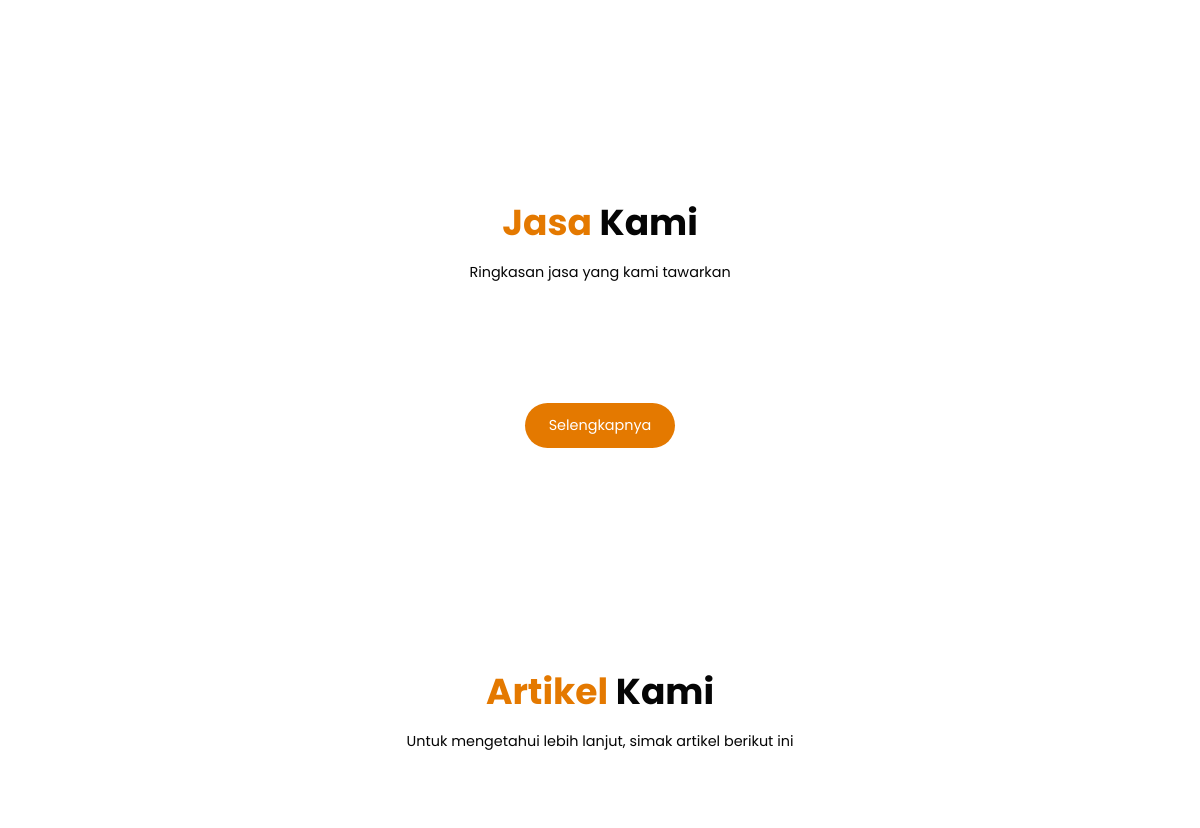
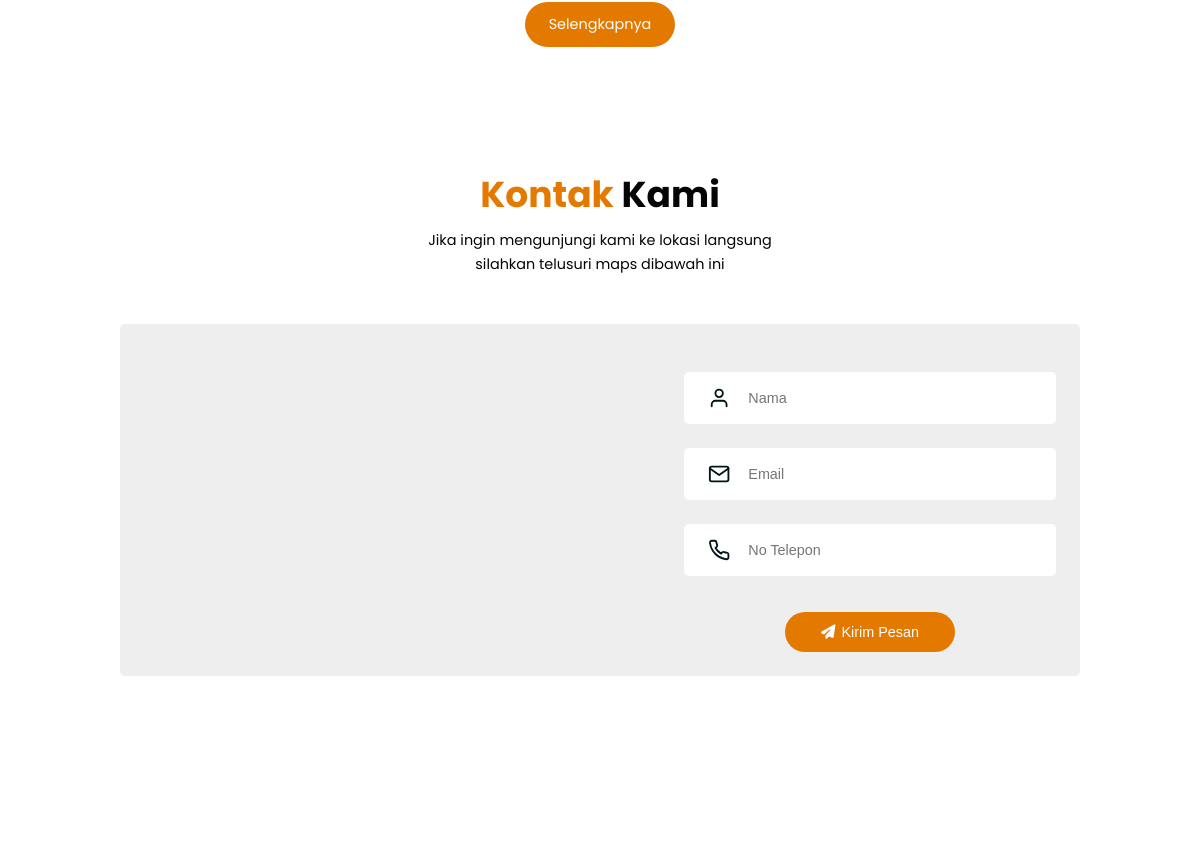
/ (middle part), run on an earlier commit of the app's database (2 pictures, top to bottom).
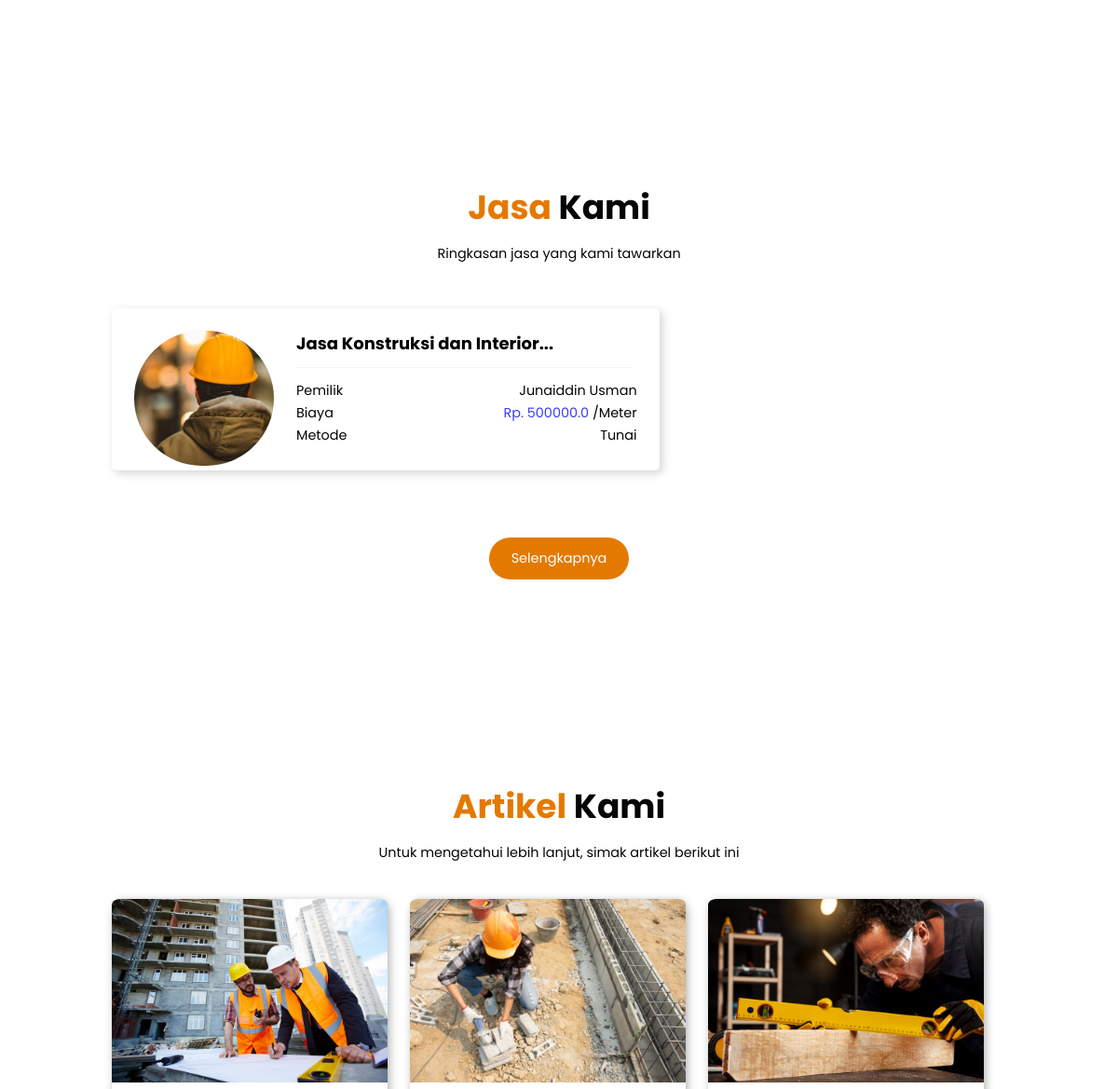
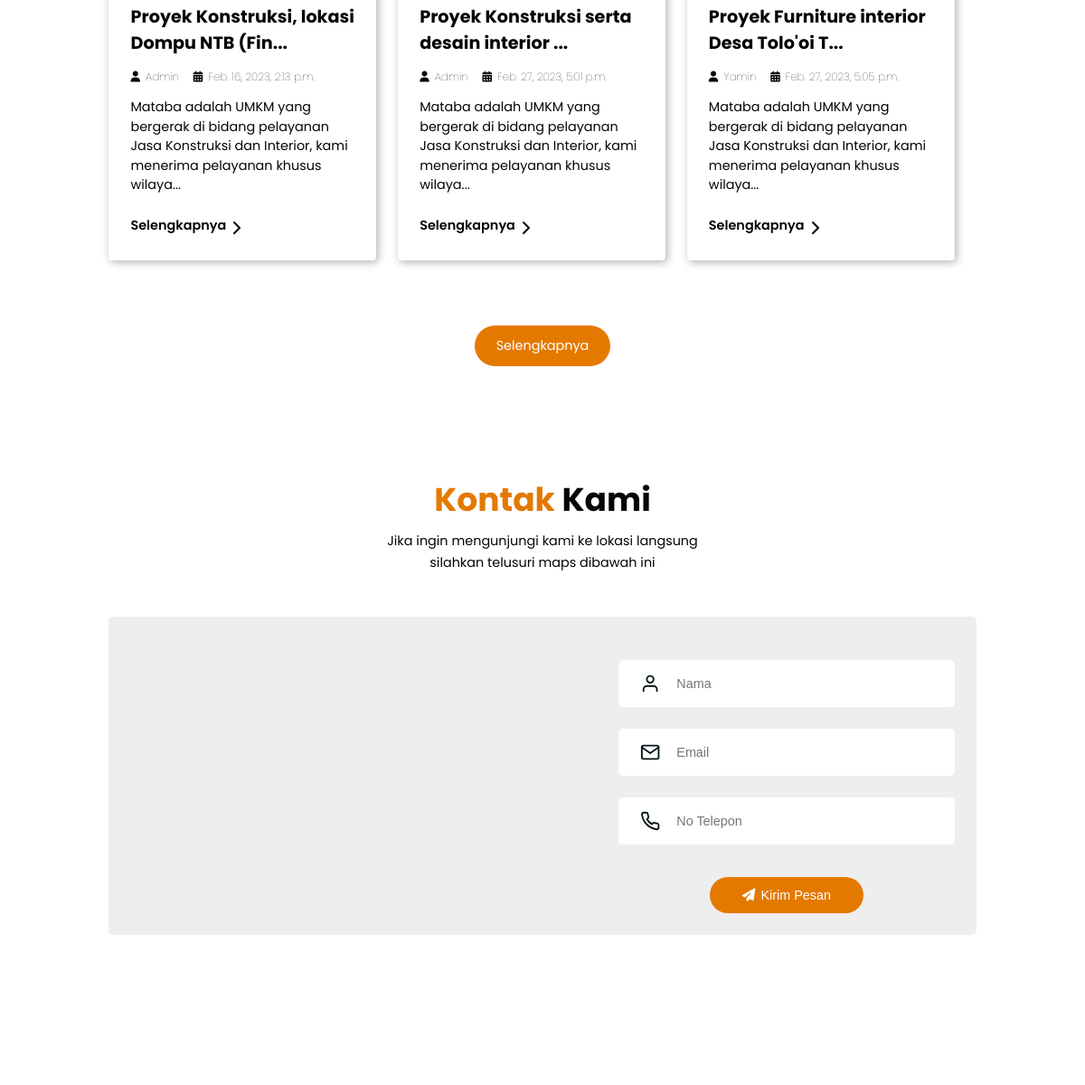
And on a later commit of the database (2 pictures, top to bottom).
### mywebsite/models.py (models this page shows, shortened)
class Jasa(models.Model):
    nama = models.CharField(max_length=50, null=True)
    gambar = models.ImageField( upload_to='static/', default='static/artikel/mebel.jpg')
    judul = models.CharField(max_length=200, null=True, blank=True)
    deskripsi = models.TextField( blank=True)
    pembayaran = models.FloatField()
    datetime = models.DateTimeField(auto_now_add=True, null=True)
    pengerjaan = models.CharField(max_length=50, null=True)

class Blog(models.Model):
    judul = models.CharField(max_length=200, null=True, blank=True)
    gambar = models.ImageField(upload_to='static/', default='static/artikel/mebel.jpg')
    nama = models.CharField(max_length=50, null=True)
    datetime = models.DateTimeField(auto_now_add=True, null=True)
    deskripsi = models.TextField( blank=True)

### mywebsite/views.py (the view)
# urls.py: path('', views.jasahome, name='jasahome',),
def jasahome(req):
    jasapage=Jasa.objects.all()
    blogpage=Blog.objects.all()
    page = req.GET.get('page', 1)
    paginator = Paginator(blogpage, 3)
    try:
        blogpage = paginator.page(page)
    except PageNotAnInteger:
        blogpage = paginator.page(1)
    except EmptyPage:
        blogpage = paginator.page(paginator.num_pages)
    context={
        'jasapage':jasapage,
        'blogpage':blogpage,
    }
    return render(req, 'home/home.html', context)

### mywebsite/templates/home/home.html (shortened to what this page needs)
<!DOCTYPE html>
<html lang="en">
  <head>
  </head>
  <body>
    {% block content %}
    <section id="about" class="about">
    </section>
    <section id="jasa" class="jasa">
      <h2><span>Jasa</span> Kami</h2>
      <p class="sub">Ringkasan jasa yang kami tawarkan</p>
      <div class="container">
        {% for j in jasapage%}
        <div class="row">
          <div class="jasa-img">
            {% if j.gambar %}
            <img src="{{j.gambar.url}}" alt="" />
            {% endif %}
          </div>
          <div class="content">
            <a href="#"><h3>{{j.judul|safe|slice:":50" }}...</h3></a>
            <div class="titl"></div>
            <div class="col">
              <div class="title">
                <div class="pep">
                  <span class="pemilik">Pemilik</span>
                </div>
                <div class="pep">
                  <span class="tanggal">Biaya</span>
                </div>
                <div class="pep">
                  <span class="estimasi">Metode</span>
                </div>
              </div>
              <div class="title-value">
                <div class="pep-value">
                  <span class="value1">{{j.nama}}</span>
                </div>
                <div class="pepvalue">
                  <span class="value2" style="color: rgb(61, 61, 252)"
                    >Rp. {{j.pembayaran}}</span
                  >
                  /Meter
                </div>
                <div class="pepvalue">
                  <span class="value3">Tunai</span>
                </div>
              </div>
            </div>
          </div>
        </div>
        {% endfor %}
      </div>
      <div class="btn">
        <a href="/jasa" class="tombol">Selengkapnya </a>
      </div>
    </section>
    <section id="artikel" class="artikel">
      <h2><span>Artikel</span> Kami</h2>
      <p class="sub">
        Untuk mengetahui lebih lanjut, simak artikel berikut ini
      </p>
      <div class="cont">
        {% for i in blogpage%}
        <div class="conta">
          <div class="container">
            <div class="row">
              <div class="artikel-img">
                {% if i.gambar %}
                <img src="{{i.gambar.url}}" alt="image blog" />
                {% endif %}
              </div>
              <div class="content">
                <h3>{{i.judul|safe|slice:":40" }}...</h3>
                <p class="blog-icon">
                  <span><i class="fa-solid fa-user"></i>{{i.nama}}</span>
                  <span
                    ><i class="fa-solid fa-calendar-days"></i
                    >{{i.datetime}}</span
                  >
                </p>
                <p>{{i.deskripsi|safe|slice:":120" }}...</p>
                <a href="/detailblog/{{i.id}}" class="button"
                  >Selengkapnya <i data-feather="chevron-right"></i
                ></a>
              </div>
            </div>
          </div>
        </div>
        {% endfor %}
      </div>
      <div class="btn">
        <a href="/blog" class="tombol">Selengkapnya </a>
      </div>
    </section>
    <section id="contact" class="kontak">
      <h2><span>Kontak</span> Kami</h2>
      <p>
        Jika ingin mengunjungi kami ke lokasi langsung silahkan telusuri maps
        dibawah ini
      </p>
      <div class="row">
        <iframe
          src="https://www.google.com/maps/embed?pb=!1m18!1m12!1m3!1d2019737.9776480314!2d116.46375192705239!3d-8.615120431039053!2m3!1f0!2f0!3f0!3m2!1i1024!2i768!4f13.1!3m3!1m2!1s0x2dcbbd22b7446ef1%3A0x586226b2e448a3ed!2sKabupaten%20Sumbawa%2C%20Nusa%20Tenggara%20Bar.!5e0!3m2!1sid!2sid!4v1675673338748!5m2!1sid!2sid"
          allowfullscreen=""
          loading="lazy"
          class="map"
        ></iframe>
        <form action="">
          <div class="input-grup">
            <i data-feather="user"></i>
            <input type="text" placeholder="Nama" />
          </div>
          <div class="input-grup">
            <i data-feather="mail"></i>
            <input type="text" placeholder="Email" />
          </div>
          <div class="input-grup">
            <i data-feather="phone"></i>
            <input type="text" placeholder="No Telepon" />
          </div>
          <button type="submit" class="btn-kontak">
            <i
              class="fa-sharp fa-solid fa-paper-plane"
              style="margin-right: 0.5rem"
            ></i
            >Kirim Pesan
          </button>
        </form>
      </div>
    </section>
    {% endblock %}
  </body>
</html>

### mywebsite/templates/home/home.html (style rules this page uses)
:root { --primary: #001518; --bg: #fff; }
* { padding: 0; margin: 0; box-sizing: border-box; border: none; text-decoration: none; }
body { font-family: "Poppins", sans-serif; background-color: var(--bg); color: rgb(5, 5, 5); }
html { scroll-behavior: smooth; }
.about { padding: 8rem 10% 8rem; }
.about h2 span, .artikel h2 span { color: #e47900; }
.jasa h2 { text-align: center; font-size: 3rem; margin-bottom: 1rem; }
.jasa h2 span { color: #e47900; }
.jasa { padding: 8rem 10% 10rem; }
.jasa .sub { text-align: center; margin-bottom: 4rem; font-size: 1.2rem; }
.jasa .container { display: flex; margin-bottom: 2rem; }
.jasa .row { display: flex; background-color: #fff; box-shadow: 3px 3px 10px #d3d3d3; border-radius: 5px; justify-content: center; margin-right: 2rem; }
.jasa .row .jasa-img img { width: 150px; border-radius: 100px; margin-top: 2rem; margin-left: 2rem; }
.jasa .row .content { margin-top: 1rem; }
.jasa .row .content h3 { margin-left: 2rem; margin-right: 2rem; color: black; font-size: 1.5rem; margin-bottom: 1rem; margin-top: 1rem; max-width: 40rem; }
.jasa .row .content .col { display: flex; }
.jasa .row .content .col .title { padding-right: 10rem; margin-bottom: 2rem; font-size: 1.2rem; line-height: 2rem; margin-left: 2rem; }
.jasa .row .content .col .title-value { font-size: 1.2rem; text-align: end; line-height: 2rem; padding-left: 4rem; margin-right: 2rem; }
.jasa .row .content .titl { border-top: 1px solid #85858518; margin-right: 2.5rem; margin-bottom: 1rem; margin-left: 2rem; }
.jasa .btn { text-align: center; }
.jasa .tombol { margin-top: 4rem; display: inline-block; padding: 1rem 2rem; font-size: 1.2rem; color: #fff; background-color: #e47900; border-radius: 50px; }
.artikel { padding: 8rem 5.6% 8rem; }
.artikel .cont { display: flex; justify-content: center; flex-wrap: wrap; }
.artikel .cont .conta { width: 30%; }
.artikel .btn { text-align: center; }
.artikel .row .content .button { margin-top: 2rem; margin-bottom: 2rem; padding-bottom: 2rem; font-weight: 600; display: flex; flex-wrap: wrap; color: rgb(5, 5, 5); font-size: 1.2rem; line-height: 1.5rem; }
.artikel h2 { text-align: center; font-size: 3rem; margin-bottom: 1rem; }
.artikel .sub, .kontak p { flex-wrap: wrap; text-align: center; margin-bottom: 2.5rem; font-size: 1.2rem; }
.artikel .row { border-radius: 3% 3% 1% 1%; background-color: #ffffff; margin-right: 2rem; box-shadow: 2px 2px 10px rgb(175, 175, 175); margin-top: 3%; }
.artikel .row .artikel-img { flex: 1 1 30rem; }
.artikel .row .artikel-img img { width: 100%; border-radius: 3% 3% 0% 0%; }
.artikel .row .content .blog-icon span { margin-right: 1rem; font-size: 1rem; font-weight: 100; }
.artikel .row .content .blog-icon span i { margin-right: 0.5rem; }
.artikel .row .content .blog-icon { margin: 0 0 1rem 0; }
.artikel .row .content { padding: 0 2rem; margin-top: 0.5rem; }
.artikel .row .content h3 { font-size: 1.6rem; margin-bottom: 1rem; max-width: 30rem; }
.artikel .row .content p { margin-bottom: 0.8rem; font-size: 1.2rem; line-height: 1.5; max-width: 30rem; }
.artikel .tombol { margin-top: 4rem; margin-bottom: 2rem; display: inline-block; padding: 1rem 2rem; font-size: 1.2rem; color: #fff; background-color: #e47900; border-radius: 50px; }
.kontak { padding: 0rem 10% 4rem; }
.kontak h2 { text-align: center; font-size: 3rem; margin-bottom: 0.5rem; }
.kontak h2 span { color: #e47900; }
.kontak p { margin: auto; max-width: 30rem; line-height: 2rem; font-size: 1.2rem; }
.kontak .row { display: flex; margin-top: 4rem; margin-bottom: 10rem; background-color: #eeeeee; flex-wrap: wrap; border-radius: 5px; }
.kontak .row form { flex: 1 1 35rem; padding: 2rem 2rem; text-align: center; color: #001518; }
.kontak .row form .input-grup { display: flex; align-items: center; margin-top: 2rem; background-color: #fff; padding-left: 2rem; border-radius: 5px; }
.kontak .row form .input-grup input { width: 100%; padding: 1.5rem; font-size: 1.2rem; background: none; color: #001518; }
.kontak .row form .btn-kontak { margin-top: 3rem; display: inline-block; padding: 1rem 3rem; font-size: 1.2rem; color: #fff; background-color: #e47900; cursor: pointer; border-radius: 50px; }
.kontak .row .map { flex: 1 1 45rem; width: 100%; object-fit: cover; }
@media (max-width: 1366px) { html { font-size: 75%; } }

What changed in the data, as far as the page shows it:
added Jasa: gambar (picture), judul "Jasa Konstruksi dan Interior", nama "Junaiddin Usman", pembayaran "500000.0"
added Blog: gambar (picture), judul "Proyek Konstruksi, lokasi Dompu NTB (Fin", nama "Admin", datetime "Feb. 16, 2023, 2:13 p.m.", deskripsi "Mataba adalah UMKM yang bergerak di bidang pelayanan Jasa Konstruksi dan Interior, kami menerima pelayanan khusus wilaya"
added Blog: gambar (picture), judul "Proyek Konstruksi serta desain interior", nama "Admin", datetime "Feb. 27, 2023, 5:01 p.m.", deskripsi "Mataba adalah UMKM yang bergerak di bidang pelayanan Jasa Konstruksi dan Interior, kami menerima pelayanan khusus wilaya"
added Blog: gambar (picture), judul "Proyek Furniture interior Desa Tolo'oi T", nama "Yamin", datetime "Feb. 27, 2023, 5:05 p.m.", deskripsi "Mataba adalah UMKM yang bergerak di bidang pelayanan Jasa Konstruksi dan Interior, kami menerima pelayanan khusus wilaya"
